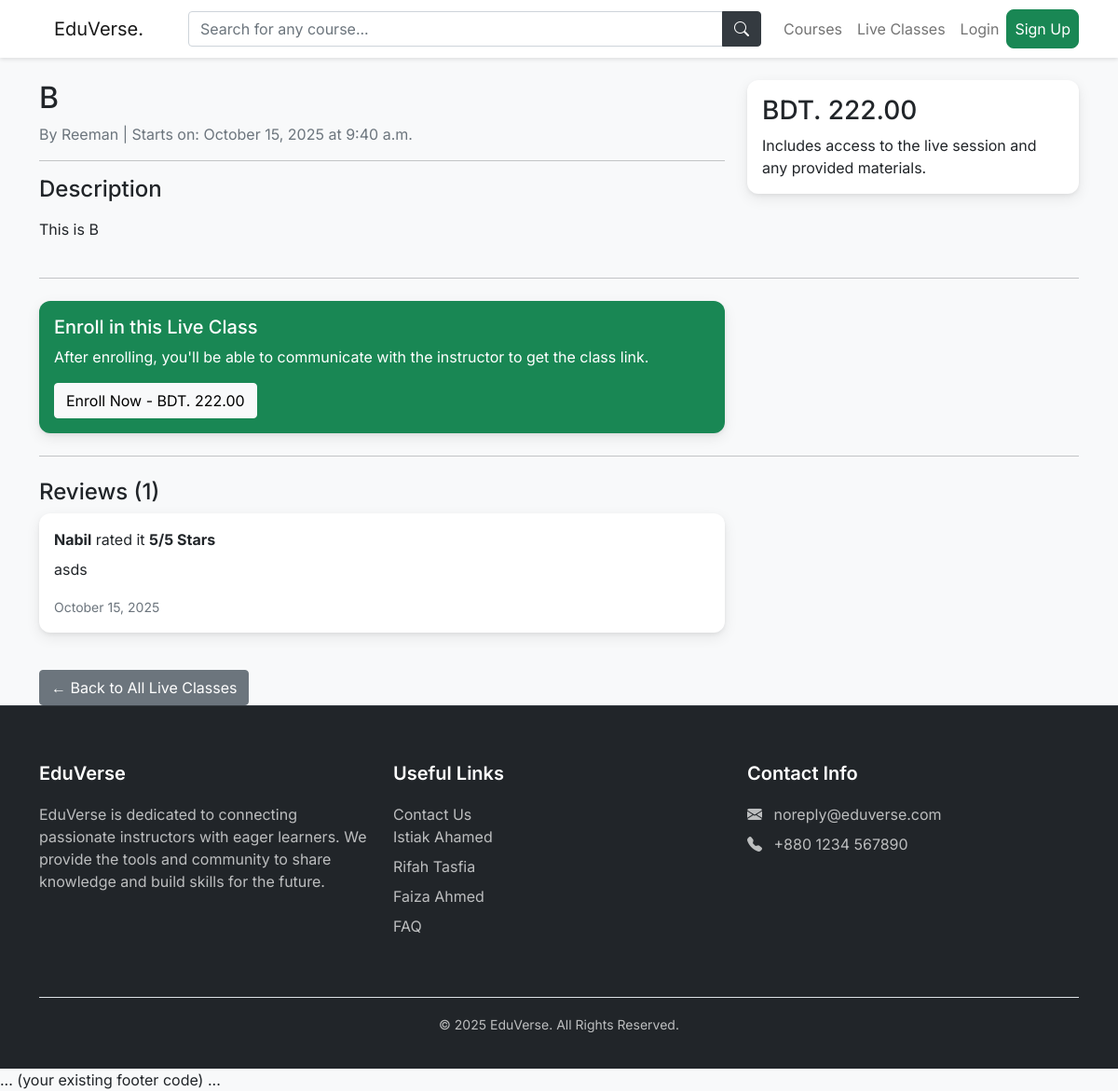
The app's page /live/live-classes/2/ with its own data.
### live/models.py (models this page shows, shortened)
class LiveClass(models.Model):
    class LiveClassCategory(models.TextChoices):
        PROGRAMMING_TECH = 'programming-tech', _('Programming & Tech')
        BUSINESS = 'business', _('Business')
        DESIGN_CREATIVE = 'design-creative', _('Design & Creative')
        LIFESTYLE = 'lifestyle', _('Lifestyle')
        OTHER = 'other', _('Other')
    instructor = models.ForeignKey(settings.AUTH_USER_MODEL, on_delete=models.CASCADE, related_name='live_classes_taught')
    title = models.CharField(max_length=200)
    description = models.TextField()
    price = models.DecimalField(max_digits=10, decimal_places=2)
    start_time = models.DateTimeField()
    thumbnail = models.ImageField(upload_to='live_class_thumbnails/', blank=True, null=True)
    created_at = models.DateTimeField(auto_now_add=True)
    category = models.CharField(
        max_length=50,
        choices=LiveClassCategory.choices,
        default=LiveClassCategory.OTHER
    )
    reviews = GenericRelation(Review, related_query_name='live_class')

### courses/models.py (models this page shows)
class Review(models.Model):
    content_type = models.ForeignKey(ContentType, on_delete=models.CASCADE)
    object_id = models.PositiveIntegerField()
    content_object = GenericForeignKey('content_type', 'object_id')
    user = models.ForeignKey(settings.AUTH_USER_MODEL, on_delete=models.CASCADE)
    rating = models.PositiveIntegerField()
    comment = models.TextField(blank=True)
    created_at = models.DateTimeField(auto_now_add=True)
    class Meta:
        ordering = ['-created_at']
        unique_together = ('user', 'content_type', 'object_id')

### live/views.py (the view)
# urls.py: path('live-classes/<int:pk>/', views.live_class_detail, name='live_class_detail'),
def live_class_detail(request, pk):
    live_class = get_object_or_404(LiveClass, pk=pk)
    enrollment = None
    if request.user.is_authenticated:
        enrollment = LiveClassEnrollment.objects.filter(user=request.user, live_class=live_class).first()
    is_enrolled = enrollment is not None
    can_review = False
    if is_enrolled and enrollment.first_message_sent_at:
        if timezone.now() > enrollment.first_message_sent_at + timedelta(minutes=2):
            if not live_class.reviews.filter(user=request.user).exists():
                can_review = True
    context = {
        'live_class': live_class,
        'is_enrolled': is_enrolled,
        'review_form': ReviewForm(),
        'can_review': can_review,
    }
    return render(request, 'live/live_class_detail.html', context)

### courses/forms.py
class ReviewForm(forms.ModelForm):
    class Meta:
        model = Review
        fields = ['rating', 'comment']
        widgets = {
            'rating': forms.Select(choices=[(i, f'{i} Stars') for i in range(1, 6)], attrs={'class': 'form-select'}),
            'comment': forms.Textarea(attrs={'class': 'form-control', 'rows': 3, 'placeholder': 'Share your experience...'}),
        }

### teachers/context_processors.py (called while the page is built)
def teacher_status_context(request):
    context = {}
    if request.user.is_authenticated:
        latest_app = TeacherApplication.objects.filter(user=request.user).order_by('-submitted_at').first()
        context['latest_teacher_app'] = latest_app
    return context

### live/templates/live/live_class_detail.html (shortened to what this page needs)
{% extends "base.html" %}
{% block content %}
<div class="container mt-4">
    <div class="row">
        <div class="col-md-8">
            <h2>{{ live_class.title }}</h2>
            <p class="text-muted">By {{ live_class.instructor.username }} | Starts on: {{ live_class.start_time|date:"F j, Y \a\t P" }}</p>
            <hr>
            <h4>Description</h4>
            <p>{{ live_class.description|linebreaks }}</p>
        </div>
        <div class="col-md-4">
            <div class="card">
                <div class="card-body">
                    <h3 class="card-title">BDT. {{ live_class.price }}</h3>
                    <p class="card-text">Includes access to the live session and any provided materials.</p>
                </div>
            </div>
        </div>
    </div>
    <hr class="my-4">
    <div class="row">
        <div class="col-md-8">
            {% if user == live_class.instructor %}
                <div class="card bg-light">
                    <div class="card-body">
                        <h5 class="card-title">Instructor Panel</h5>
                        <p>Remember to send the meeting link to enrolled students via the messaging system before the class starts.</p>
                        <a href="{% url 'live:edit_live_class' live_class.pk %}" class="btn btn-primary">Edit Details</a>
                        <a href="{% url 'messaging:inbox' %}" class="btn btn-info">Go to Inbox</a>
                    </div>
                </div>
            {% else %}
                <div class="card bg-success text-white">
                    <div class="card-body">
                        <h5 class="card-title">Enroll in this Live Class</h5>
                        <p>After enrolling, you'll be able to communicate with the instructor to get the class link.</p>
                        <a href="{% url 'live:live_checkout' live_class.pk %}" class="btn btn-light">Enroll Now - BDT. {{ live_class.price }}</a>
                    </div>
                </div>
            {% endif %}
        </div>
    </div>
    <hr class="my-4">
    <div class="row">
        <div class="col-md-8">
            <h4>Reviews ({{ live_class.reviews.count }})</h4>
            {% for review in live_class.reviews.all %}
                <div class="card mb-3">
                    <div class="card-body">
                        <strong>{{ review.user.username }}</strong> rated it <strong>{{ review.rating }}/5 Stars</strong>
                        <p class="card-text mt-2">{{ review.comment|linebreaksbr }}</p>
                        <small class="text-muted">{{ review.created_at|date:"F j, Y" }}</small>
                    </div>
                </div>
            {% empty %}
                <p>No reviews yet for this class.</p>
            {% endfor %}
        </div>
    </div>
    <div class="mt-4">
        <a href="{% url 'live:live_class_list' %}" class="btn btn-secondary">← Back to All Live Classes</a>
    </div>
</div>
{% endblock %}

### static/css/custom.css (style rules this page uses)
:root { --primary-color: #007B5E; --primary-hover: #00624c; --text-color: #343a40; --text-muted: #6c757d; --light-bg: #f8f9fa; --white: #ffffff; --border-color: #dee2e6; }
body { font-family: 'Inter', sans-serif; background-color: #f8f9fa; }
.course-card, .card { border: none; border-radius: 12px; position: relative; box-shadow: 0 2px 4px rgba(0,0,0,0.06), 0 5px 15px rgba(0,0,0,0.08); transition: all 0.3s ease-in-out; overflow: hidden; background-color: var(--white); }

### records on screen
LiveClass: title "B", instructor.username "Reeman", start_time "October 15, 2025 at 9:40 a.m.", description "This is B", price "222.00", reviews.count "1"
Review: user.username "Nabil", rating "5", comment "asds", created_at "October 15, 2025"
